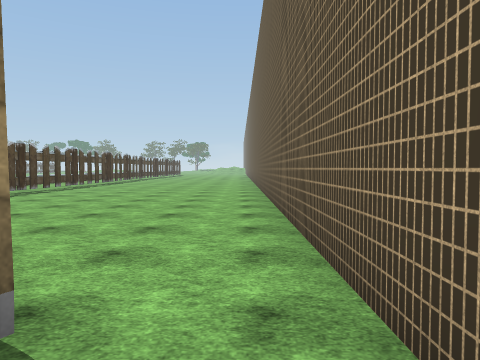
[1] (above)

16 first-person views from a walk through a scene from a Unity 3-D project. The camera is 1.5 m above the floor, tilts 2° down and sees 70° across. The floor is counted in squares, 2 m on a side. Each view is taken from the middle of a square. On the plan, view 1 faces up. The plan holds only what a view shows up to about 11 squares ahead; the rest is blank. The place goes on beyond the plan. The player character is not drawn. Some surface patterns are stand-ins.

[2]
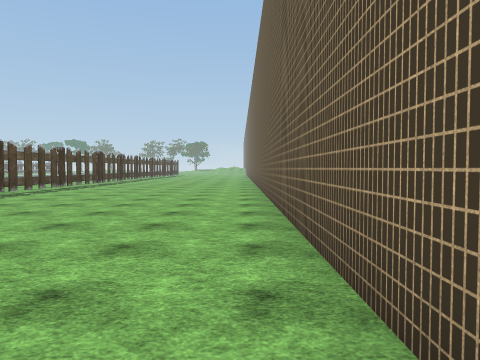

[3]
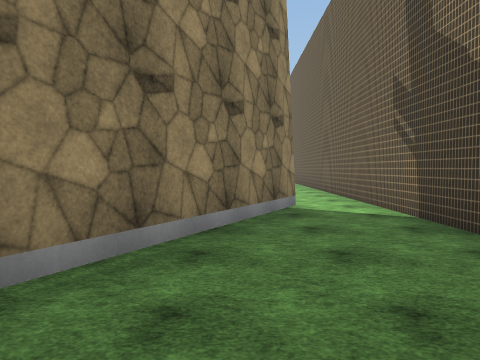

[4]
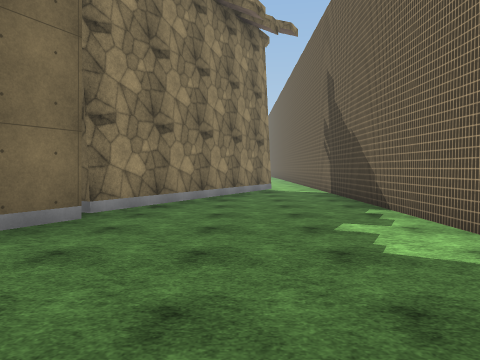

[5]
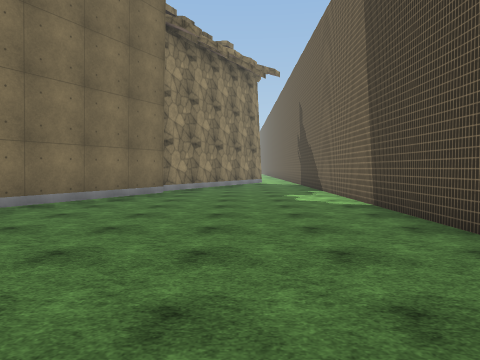

[6]
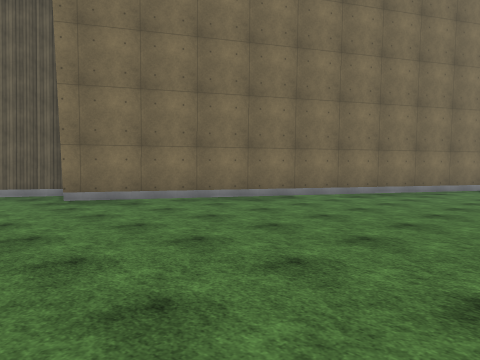

[7]
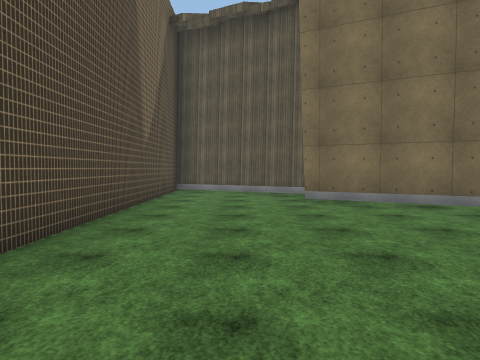

[8]
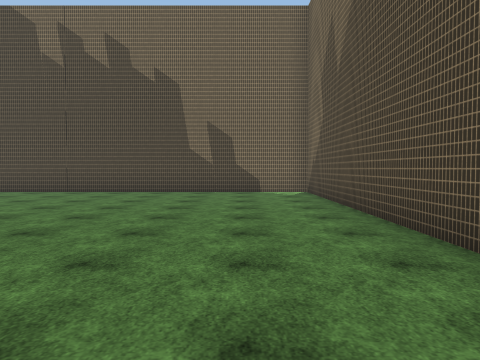

[9]
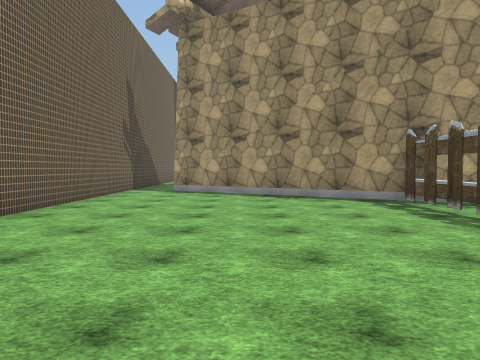

[10]
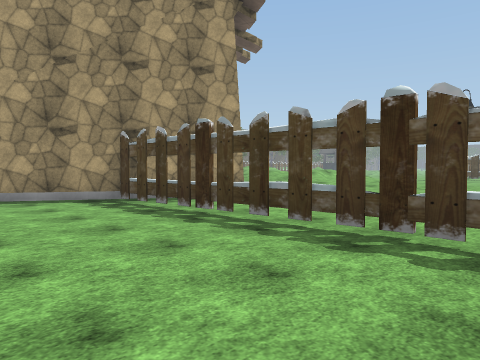

[11]
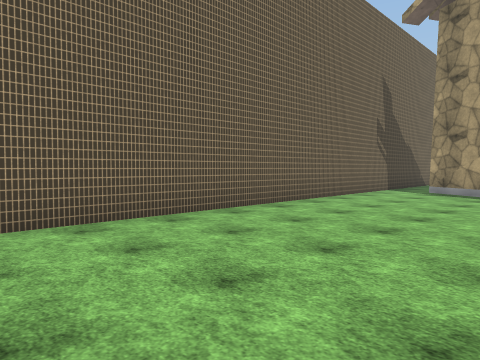

[12]
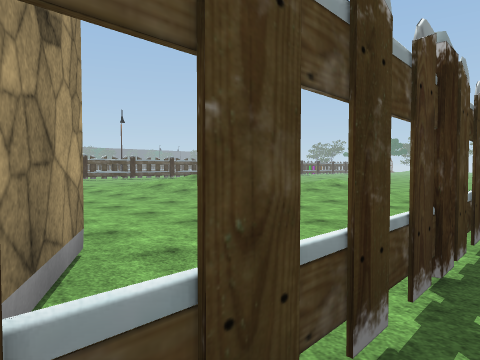

[13]
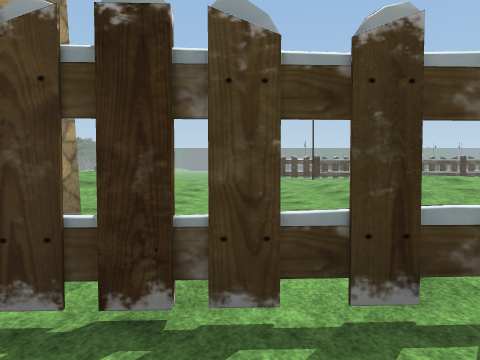

[14]
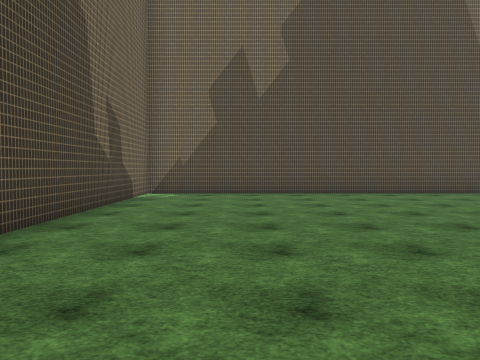

[15]
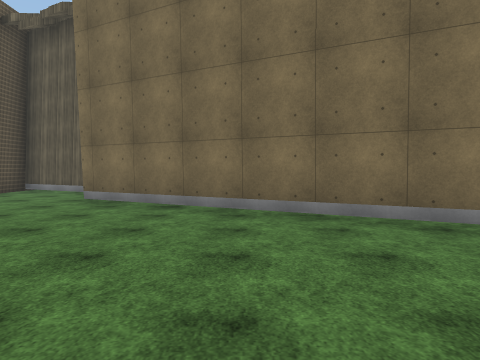

[16]
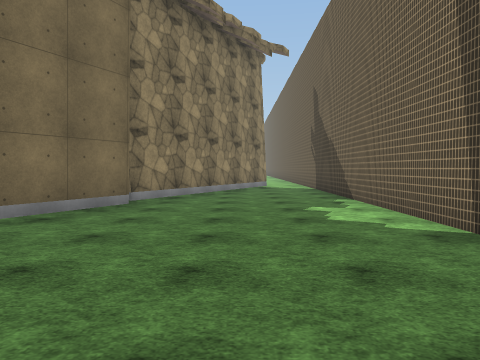

### Floor plan
Key: @ floor where view 1 was taken; # wall or solid block; . main floor; : floor 0.25 m higher than the main floor; + floor 0.75 m higher than the main floor; / step, stairs or slope; T thing the floor can be seen under or through.
Columns run from 17 left of view 1 to 1 right of it. Each row starts with its distance up from view 1.
 12     //:...T.......#
 11   +//  ...T.......#
 10 :////.....T.......#
  9 ..........T.......#
  8   ........T.......#
  7  //.......T.......#
  6  ///  ..#.#.......#
  5      :. ###.......#
  4           ###.....#
  3             ##....#
  2              ###..#
  1                ##.#
  0                #.@#
 -1               ##..#
 -2              ##...#
 -3              #....#
 -4             ##....#
 -5             #.....#
 -6             #.....#
 -7            ##.....#
 -8            #......#
 -9           ##......#
-10           #.......#
-11          ##.......#
-12         ##........#
-13         #.........#
-14        ##.........#
-15      ###..........#
-16      #............#
-17     ##............#
-18     #.............#
-19     ###############

Positions as (right, up) in squares from view 1, and headings:
1: (0, 0), facing up
2: (0, 1), facing up
3: (-2, -5), facing up
4: (-2, -10), facing up
5: (-2, -15), facing up
6: (-2, -18), facing up-left
7: (-2, -17), facing left
8: (-10, -17), facing right
9: (-3, 12), facing down
10: (-3, 12), facing down-left
11: (-4, 12), facing down-right
12: (-6, 5), facing up-left
13: (-5, 8), facing left
14: (-2, -9), facing down
15: (-2, -12), facing left
16: (-2, -12), facing up
